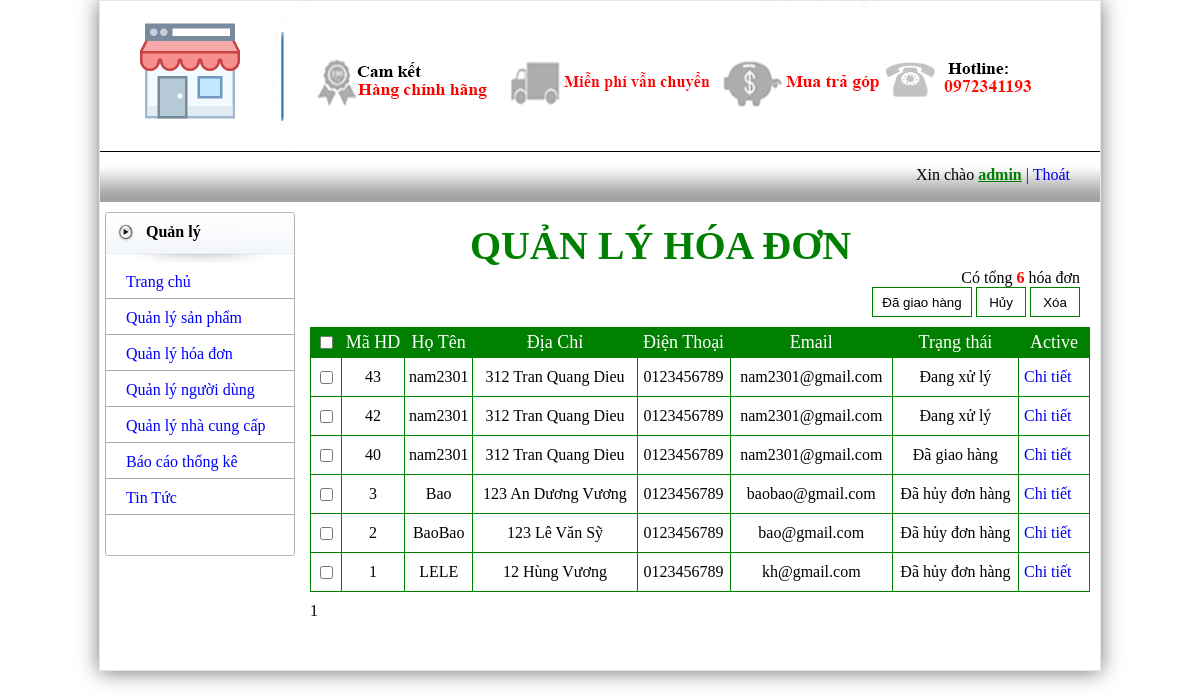
Screenshot of /admin/admin.php?admin=hienthihd (signed in) with the database file from the repository.
### tables this page shows
CREATE TABLE `hoadon` (
  `mahd` int(11) NOT NULL,
  `idnd` int(11) NOT NULL,
  `hoten` varchar(50) NOT NULL,
  `diachi` varchar(255) NOT NULL,
  `dienthoai` int(11) NOT NULL,
  `email` varchar(255) NOT NULL,
  `ngaydathang` date NOT NULL,
  `trangthai` int(11) NOT NULL
);

### admin/hoadon.php (the view, shortened to what this page needs)
<link rel="stylesheet" href="css/hienthi_sp.css">
<?php
	include ('../include/connect.php');
    $select = "select * from hoadon";
    $query = $link->query($select);
    $dem = mysqli_num_rows($query);
?>
<div class="quanlysp">
	<h3>QUẢN LÝ HÓA ĐƠN</h3>
	<p>Có tổng <font color=red><b><?php echo $dem ?></b></font> hóa đơn</p><br>
	<form action="admin.php?admin=xulyhd" method="post">
		<div id="check">
			<p>
				<input type="submit" name="giaohang" value="Đã giao hàng" />
				<input type="submit" name="huy" value="Hủy" />
				<input type="submit" name="xoa" value="Xóa" />
			</p>
		</div>
</div>
<table>
    <tr class='tieude_hienthi_sp'>
        <td width="30"><input type="checkbox" name="check"  class="checkbox" onclick="checkall('item', this)"></td>
        <td>Mã HD</td>
        <td>Họ Tên</td>
        <td>Địa Chỉ</td>
        <td>Điện Thoại</td>
        <td>Email</td>
        <td>Trạng thái</td>
        <td colspan=2>Active</td>
    </tr>
    <?php
		if(!isset($_GET['page'])){
		$page = 1;
		} else {
		$page = $_GET['page'];
		}
		$max_results = 10;
		$from = (($page * $max_results) - $max_results);
		$sql = $link->query("SELECT * FROM hoadon ORDER by mahd DESC  LIMIT $from, $max_results");
    if($dem > 0)
        while ($bien = mysqli_fetch_array($sql))
        {
?>
            <tr class='noidung_hienthi_sp'>
                <td class="masp_hienthi_sp"><input type="checkbox" name="id[]" class="item" class="checkbox" value="<?=$bien['mahd']?>"/></td>
                <td class="masp_hienthi_sp"><?php  echo $bien['mahd'] ?></td>
                <td class="stt_hienthi_sp"><?php echo $bien['hoten'] ?></td>
				<td class="sl_hienthi_sp"><?php echo $bien['diachi'] ?></td>
				<td class="sl_hienthi_sp">0<?php echo $bien['dienthoai'] ?></td>
				<td class="sl_hienthi_sp"><?php echo $bien['email'] ?></td>
				<td class="sl_hienthi_sp"><?php if($bien['trangthai']==1) echo "Đang xử lý"; else if($bien['trangthai']==2) echo"Đã giao hàng"; else echo"Đã hủy đơn hàng";?></td>
				<td class="active_hienthi_sp" style="width:70px;"><a href="admin.php?admin=chitiethoadon&mahd=<?php echo $bien['mahd']; ?> " style="float:left;">Chi tiết</a>
				</td>
            </tr>
<?php
    }
    else echo "<tr><td colspan='6'>Không có sản phẩm trong CSDL</td></tr>";
?>
</table>
	<div id="phantrang_sp">
	<?php
			$total_results = mysqli_num_rows($link->query("SELECT * FROM hoadon"));
			$total_pages = ceil($total_results / $max_results);
			for($i = 1; $i <= $total_pages; $i++){
			if(($page) == $i){
			echo "$i&nbsp;";
			} else {
			echo "<a href=\"".$_SERVER['PHP_SELF']."?admin=hienthihd&page=$i\"><button class='so'>$i</button></a>&nbsp;";
			}
			}
	?>
	</div>

### admin/css/index.css (style rules this page uses)
* { margin:0; padding:0; }
table { margin: 0; padding: 0; text-indent:0; }
body { font-family:tahoma; }
a { text-decoration:none; }
#check { width:100%; height:auto;overflow:hidden }
#check p input { width:100px; height:30px; cursor:pointer; background:white; border:1px solid green; }
#check p input:nth-child(2) { width:50px; }
#check p input:nth-child(3) { width:50px }

### admin/css/hienthi_sp.css (style rules this page uses)
.quanlysp { padding:10px 10px; }
.quanlysp h3 { font-size:40px; padding-left:150px; color:green; }
.quanlysp p { float:right; }
table { text-align:center; width:780px; height:auto; border-collapse:collapse; }
tr td { border:1px solid green; }
tr.tieude_hienthi_sp td { color:white; background: green; height:30px; font-size:18px; }
#phantrang_sp { float:left; padding-top:10px; }
.active_hienthi_sp a { float:left; margin-left:5px; padding:10px 0px; }

### rows the page displays
hoadon: mahd "43", hoten "nam2301", diachi "312 Tran Quang Dieu", dienthoai "123456789", email "nam2301@gmail.com", trangthai "Đang xử lý"
hoadon: mahd "42", hoten "nam2301", diachi "312 Tran Quang Dieu", dienthoai "123456789", email "nam2301@gmail.com", trangthai "Đang xử lý"
hoadon: mahd "40", hoten "nam2301", diachi "312 Tran Quang Dieu", dienthoai "123456789", email "nam2301@gmail.com", trangthai "Đã giao hàng"
hoadon: mahd "3", hoten "Bao", diachi "123 An Dương Vương", dienthoai "123456789", email "baobao@gmail.com", trangthai "Đã hủy đơn hàng"
hoadon: mahd "2", hoten "BaoBao", diachi "123 Lê Văn Sỹ", dienthoai "123456789", email "bao@gmail.com", trangthai "Đã hủy đơn hàng"
hoadon: mahd "1", hoten "LELE", diachi "12 Hùng Vương", dienthoai "123456789", email "kh@gmail.com", trangthai "Đã hủy đơn hàng"

### other values shown
$_SESSION['username'] "admin"
$dem "6"
